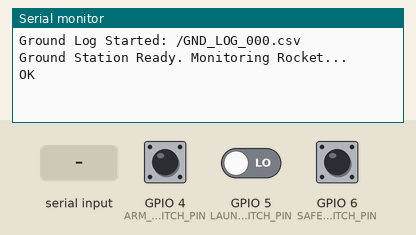
This sketch was run on a simulated ESP32-S3. Parts: the last lines printed to the serial monitor. The inputs (shaded band) are chosen by the test bench; at power-on: GPIO 4 (ARM_SWITCH_PIN) LOW, GPIO 6 (SAFE_SWITCH_PIN) LOW, GPIO 5 (LAUNCH_SWITCH_PIN) LOW. Storage starts empty; the modem accepts every AT command (registered, SIM ready, sends succeed) and sends nothing else.

Above: at 2.2 s.
2.3 s: GPIO 4 (ARM_SWITCH_PIN) pulled HIGH for 0.15 s
At 2.46 s:
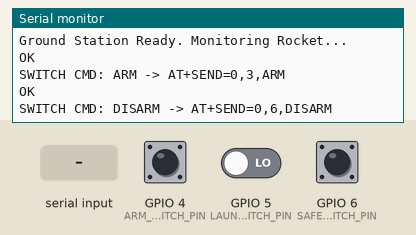
3.9 s: GPIO 6 (SAFE_SWITCH_PIN) pulled HIGH for 0.15 s
At 4.9 s:
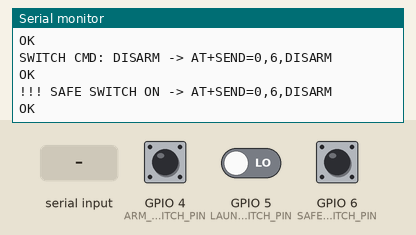
5.5 s: "C:1\n" received over the second serial link
At 6.6 s:
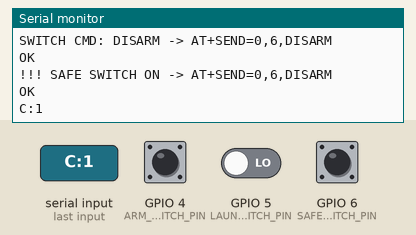
7.0 s: "SAFE\n" received over the second serial link
At 7.8 s:
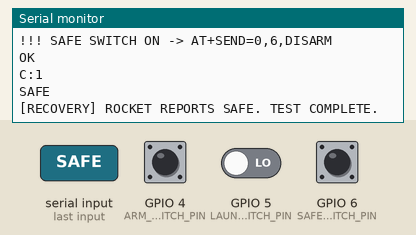
8.5 s: "1\n" received over the second serial link
At 8.9 s:
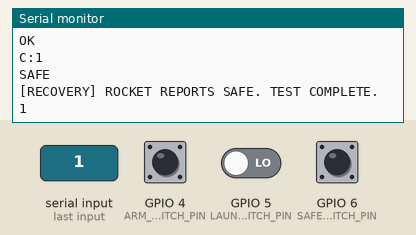
10.0 s: GPIO 4 (ARM_SWITCH_PIN) driven HIGH and GPIO 5 (LAUNCH_SWITCH_PIN) driven HIGH
At 10.07 s:
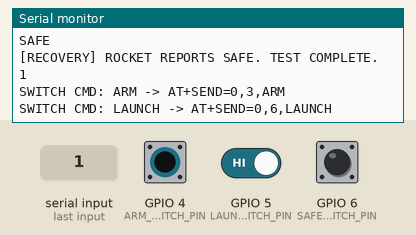

The sketch:

groundside.ino
```cpp
// Groundside Control Station for Arka Ignition System

// Libraries
#include <SPI.h>
#include <SD.h>
#include <HardwareSerial.h>

// --- MODE CONFIGURATION ---
#define MODE_MOTOR_TEST      // Comment this out if Groundside has no SD card

// Macro Definitions
#define RYLR_BAUD            9600
#define FILE_BASE_NAME       "/GND_LOG"

#define ARM_SWITCH_PIN       4
#define LAUNCH_SWITCH_PIN    5
#define SAFE_SWITCH_PIN      6

#define RYLR_RX              41
#define RYLR_TX              42

#define SD_CS                14
#define SD_MOSI              11
#define SD_CLK               12
#define SD_MISO              13

// Global Variables
HardwareSerial RYLR_SERIAL(2);
File dataFile;

// State Variables
bool lastArmSwitchState = false;
bool lastLaunchSwitchState = false;
bool lastSafeSwitchState = false;

// Input Buffer for RYLR Serial Data
String inputBuffer = "";

// Continuity Status
bool rocketContOK = false;

// Function to open a new log file on the SD card
bool openLogFile() {
  #ifdef MODE_MOTOR_TEST
    char fileName[32];
    int i = 0;
    while (true) {
      sprintf(fileName, "%s_%03d.csv", FILE_BASE_NAME, i++);
      if (!SD.exists(fileName)) break;
    }
    dataFile = SD.open(fileName, FILE_WRITE);
    if (dataFile) {
      dataFile.println("millis,event,raw_packet");
      dataFile.flush();
      Serial.print("Ground Log Started: "); Serial.println(fileName);
      return true;
    }
    return false;
  #else
    return true;
  #endif
}

// Function to log events to the SD card
void logToSD(String event, String packet) {
  #ifdef MODE_MOTOR_TEST
    if (dataFile) {
      dataFile.printf("%lu,%s,%s\n", millis(), event.c_str(), packet.c_str());
      dataFile.flush();
    }
  #endif
}

// Function to check the state of the switches and send commands accordingly
void checkSwitches() {
  bool currentArmState = digitalRead(ARM_SWITCH_PIN);
  bool currentLaunchState = digitalRead(LAUNCH_SWITCH_PIN);
  bool currentSafeState = digitalRead(SAFE_SWITCH_PIN);

  if (currentSafeState == true && lastSafeSwitchState == false) {
    String cmd = "DISARM";
    String rylrCmd = "AT+SEND=0," + String(cmd.length()) + "," + cmd + "\r\n";
    Serial.print("!!! SAFE SWITCH ON -> "); Serial.print(rylrCmd);
    RYLR_SERIAL.print(rylrCmd);
    logToSD("TX_SAFE_SWITCH", cmd);
    delay(50);
  }

  if (!currentSafeState) {
    if (currentArmState == true && lastArmSwitchState == false) {
      String cmd = "ARM";
      String rylrCmd = "AT+SEND=0," + String(cmd.length()) + "," + cmd + "\r\n";
      Serial.print("SWITCH CMD: ARM -> "); Serial.print(rylrCmd);
      RYLR_SERIAL.print(rylrCmd);
      logToSD("TX_ARM", cmd);
      delay(50);
    }

    if (currentArmState == false && lastArmSwitchState == true) {
      String cmd = "DISARM";
      String rylrCmd = "AT+SEND=0," + String(cmd.length()) + "," + cmd + "\r\n";
      Serial.print("SWITCH CMD: DISARM -> "); Serial.print(rylrCmd);
      RYLR_SERIAL.print(rylrCmd);
      logToSD("TX_DISARM", cmd);
      delay(50);
    }

    if (currentLaunchState == true && lastLaunchSwitchState == false && currentArmState == true) {
      if (rocketContOK) {
        String cmd = "LAUNCH";
        String rylrCmd = "AT+SEND=0," + String(cmd.length()) + "," + cmd + "\r\n";
        Serial.print("SWITCH CMD: LAUNCH -> "); Serial.print(rylrCmd);
        RYLR_SERIAL.print(rylrCmd);
        logToSD("TX_LAUNCH", cmd);
      } else {
        Serial.println("❌ BLOCKED: NO CONTINUITY");
      }
      delay(50);
    }
  }

  lastArmSwitchState = currentArmState;
  lastLaunchSwitchState = currentLaunchState;
  lastSafeSwitchState = currentSafeState;
}

void setup() {
  Serial.begin(115200);
  RYLR_SERIAL.begin(RYLR_BAUD, SERIAL_8N1, RYLR_RX, RYLR_TX);

  pinMode(ARM_SWITCH_PIN, INPUT);
  pinMode(LAUNCH_SWITCH_PIN, INPUT);
  pinMode(SAFE_SWITCH_PIN, INPUT);

  #ifdef MODE_MOTOR_TEST
    SPI.begin(SD_CLK, SD_MISO, SD_MOSI, SD_CS);
    if (SD.begin(SD_CS)) openLogFile();
  #endif

  delay(1000);
  RYLR_SERIAL.println("AT+PARAMETER=9,7,1,12");
  Serial.println("Ground Station Ready. Monitoring Rocket...");
}

void loop() {
  while (RYLR_SERIAL.available()) {
    char c = RYLR_SERIAL.read();
    Serial.write(c); // This will display "T:...,C:1,M:10,20,30,40" on your screen

    if (c == '\n') {
      inputBuffer.trim();
      if (inputBuffer.length() > 0) {
        logToSD("RX_ROCKET", inputBuffer);

        // Updates continuity based on "C:1" (OK) or "C:0" (Open)
        if (inputBuffer.indexOf("C:1") >= 0) {
          rocketContOK = true;
        }
        else if (inputBuffer.indexOf("C:0") >= 0) {
          rocketContOK = false;
        }

        // Check for safe status
        if (inputBuffer.indexOf("SAFE") >= 0) {
          Serial.println("\n[RECOVERY] ROCKET REPORTS SAFE. TEST COMPLETE.");
        }
      }
      inputBuffer = "";
    } else {
      inputBuffer += c;
    }
  }

  // Forward manual commands from keyboard
  if (Serial.available()) {
    char c = Serial.read();
    RYLR_SERIAL.write(c);
  }

  checkSwitches();
}
```

Measured:
- after the input at 2.3 s, the serial monitor: prints a new line at once (image 1)
- after the input at 3.9 s, the serial monitor: prints a new line at once (image 2)
- after the input at 5.5 s, the serial monitor: prints a new line at once (image 3)
- after the input at 7.0 s, the serial monitor: prints a new line at once (image 4)
- after the input at 8.5 s, the serial monitor: prints a new line at once (image 5)
- after the input at 10.0 s, the serial monitor: prints a new line at once (image 6)
